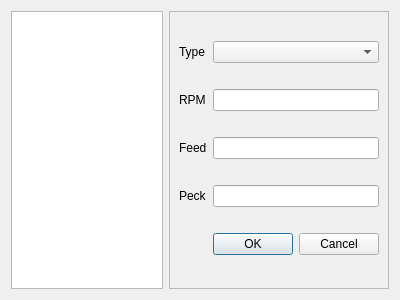
<?xml version="1.0" encoding="UTF-8"?>
<ui version="4.0">
 <class>Dialog</class>
 <widget class="QDialog" name="Dialog">
  <property name="geometry">
   <rect>
    <x>0</x>
    <y>0</y>
    <width>400</width>
    <height>300</height>
   </rect>
  </property>
  <property name="windowTitle">
   <string>Operation</string>
  </property>
  <layout class="QHBoxLayout" name="horizontalLayout">
   <item>
    <widget class="QListView" name="listView"/>
   </item>
   <item>
    <widget class="QFrame" name="frame">
     <property name="frameShape">
      <enum>QFrame::StyledPanel</enum>
     </property>
     <property name="frameShadow">
      <enum>QFrame::Raised</enum>
     </property>
     <layout class="QGridLayout" name="gridLayout">
      <item row="2" column="2">
       <widget class="QLineEdit" name="lineEdit"/>
      </item>
      <item row="5" column="2">
       <widget class="QDialogButtonBox" name="buttonBox">
        <property name="orientation">
         <enum>Qt::Horizontal</enum>
        </property>
        <property name="standardButtons">
         <set>QDialogButtonBox::Cancel|QDialogButtonBox::Ok</set>
        </property>
       </widget>
      </item>
      <item row="0" column="2">
       <widget class="QComboBox" name="comboBox"/>
      </item>
      <item row="2" column="1">
       <widget class="QLabel" name="label_3">
        <property name="text">
         <string>Feed</string>
        </property>
       </widget>
      </item>
      <item row="0" column="1">
       <widget class="QLabel" name="label">
        <property name="text">
         <string>Type</string>
        </property>
       </widget>
      </item>
      <item row="1" column="1">
       <widget class="QLabel" name="label_2">
        <property name="text">
         <string>RPM</string>
        </property>
       </widget>
      </item>
      <item row="1" column="2">
       <widget class="QLineEdit" name="lineEdit_2"/>
      </item>
      <item row="3" column="1">
       <widget class="QLabel" name="label_4">
        <property name="text">
         <string>Peck</string>
        </property>
       </widget>
      </item>
      <item row="3" column="2">
       <widget class="QLineEdit" name="lineEdit_3"/>
      </item>
     </layout>
    </widget>
   </item>
  </layout>
 </widget>
 <resources/>
 <connections>
  <connection>
   <sender>buttonBox</sender>
   <signal>accepted()</signal>
   <receiver>Dialog</receiver>
   <slot>accept()</slot>
   <hints>
    <hint type="sourcelabel">
     <x>248</x>
     <y>254</y>
    </hint>
    <hint type="destinationlabel">
     <x>157</x>
     <y>274</y>
    </hint>
   </hints>
  </connection>
  <connection>
   <sender>buttonBox</sender>
   <signal>rejected()</signal>
   <receiver>Dialog</receiver>
   <slot>reject()</slot>
   <hints>
    <hint type="sourcelabel">
     <x>316</x>
     <y>260</y>
    </hint>
    <hint type="destinationlabel">
     <x>286</x>
     <y>274</y>
    </hint>
   </hints>
  </connection>
 </connections>
</ui>
